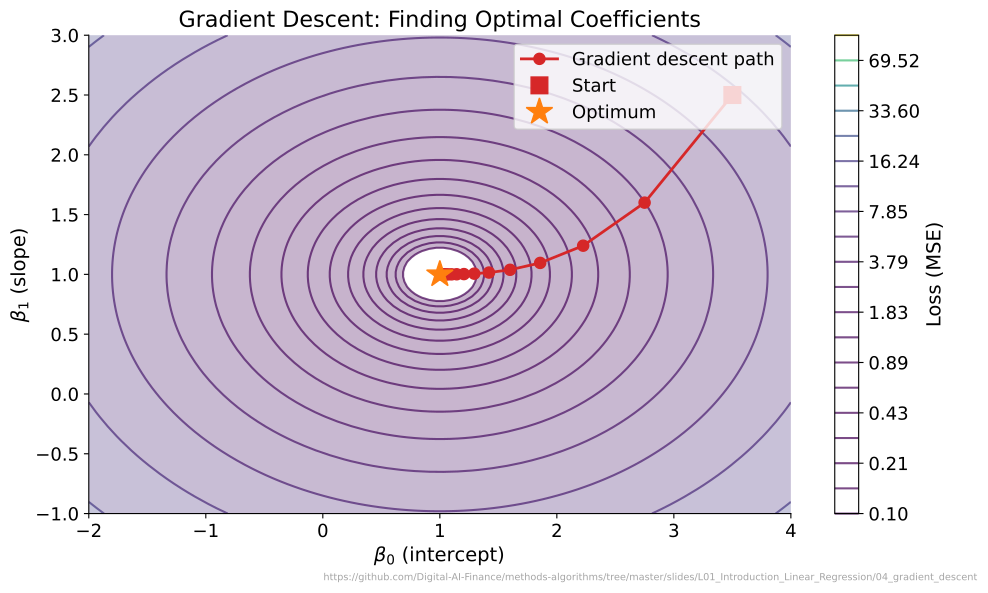

Here is the Python script that generated this plot:
"""Gradient Descent Visualization - Loss landscape with optimization path"""
import matplotlib.pyplot as plt
import numpy as np
from pathlib import Path

# QuantLet branding metadata
CHART_METADATA = {
    "title": "Gradient Descent Optimization",
    "description": "Contour plot with optimization path showing gradient descent",
    "url": "https://github.com/Digital-AI-Finance/methods-algorithms/tree/master/slides/L01_Introduction_Linear_Regression/04_gradient_descent"
}

# Chart settings for Beamer
plt.rcParams.update({
    'font.size': 14, 'axes.labelsize': 14, 'axes.titlesize': 16,
    'xtick.labelsize': 13, 'ytick.labelsize': 13, 'legend.fontsize': 13,
    'figure.figsize': (10, 6), 'figure.dpi': 150,
    'axes.spines.top': False,
    'axes.spines.right': False
})

# Colors
MLPURPLE = '#3333B2'
MLORANGE = '#FF7F0E'
MLRED = '#D62728'

# Create loss surface (quadratic bowl)
beta0 = np.linspace(-2, 4, 100)
beta1 = np.linspace(-1, 3, 100)
B0, B1 = np.meshgrid(beta0, beta1)

# True optimum at (1, 1)
Loss = (B0 - 1)**2 + 2*(B1 - 1)**2

# Gradient descent path
path_b0 = [3.5]
path_b1 = [2.5]
lr = 0.15

for i in range(15):
    grad_b0 = 2 * (path_b0[-1] - 1)
    grad_b1 = 4 * (path_b1[-1] - 1)
    path_b0.append(path_b0[-1] - lr * grad_b0)
    path_b1.append(path_b1[-1] - lr * grad_b1)

# Create figure
fig, ax = plt.subplots(figsize=(10, 6))

# Contour plot
levels = np.logspace(-1, 2, 20)
contour = ax.contour(B0, B1, Loss, levels=levels, cmap='viridis', alpha=0.7)
ax.contourf(B0, B1, Loss, levels=levels, cmap='viridis', alpha=0.3)

# Optimization path
ax.plot(path_b0, path_b1, 'o-', color=MLRED, markersize=8, linewidth=2, label='Gradient descent path')
ax.plot(path_b0[0], path_b1[0], 's', color=MLRED, markersize=12, label='Start')
ax.plot(1, 1, '*', color=MLORANGE, markersize=20, label='Optimum')

# Labels
ax.set_xlabel(r'$\beta_0$ (intercept)')
ax.set_ylabel(r'$\beta_1$ (slope)')
ax.set_title('Gradient Descent: Finding Optimal Coefficients')
ax.legend(loc='upper right')

# Colorbar
cbar = plt.colorbar(contour, ax=ax)
cbar.set_label('Loss (MSE)')

# Add URL annotation
plt.figtext(0.99, 0.01, CHART_METADATA['url'],
            fontsize=7, color='gray', ha='right', va='bottom', alpha=0.7)

plt.tight_layout()
plt.savefig(Path(__file__).parent / 'chart.pdf', dpi=300, bbox_inches='tight')
plt.close()
print("Chart saved: 04_gradient_descent/chart.pdf")
